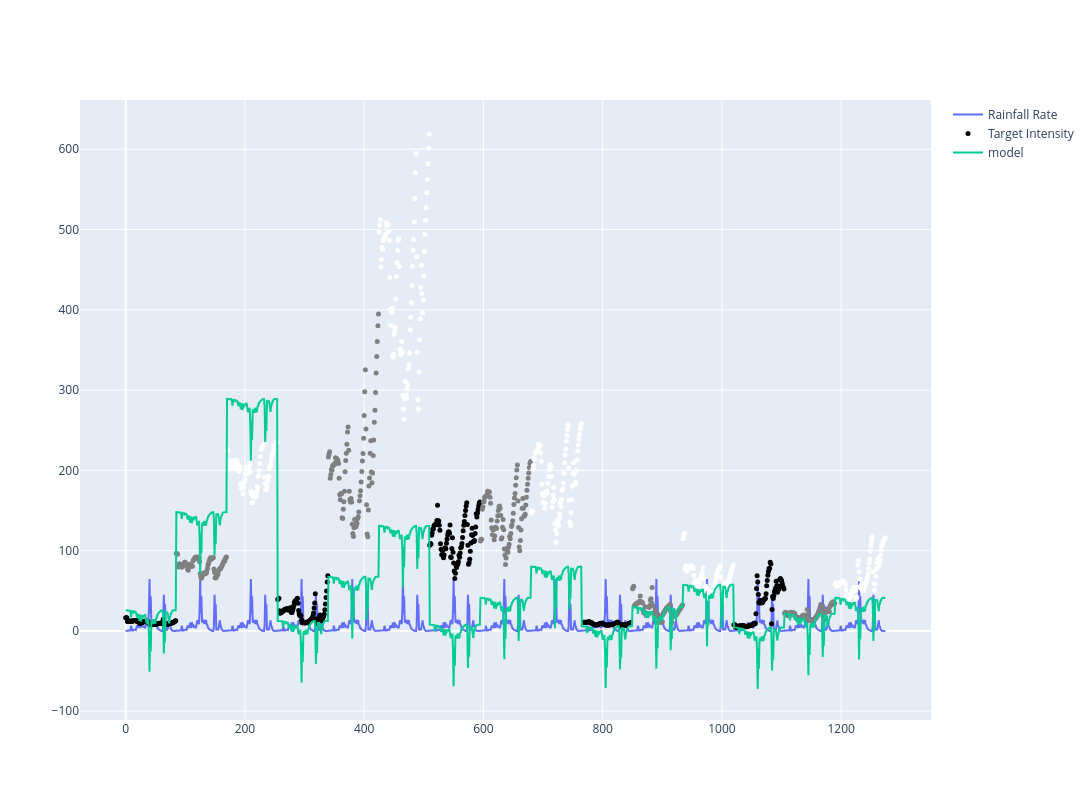

This figure's notebook cell:
### Code cell
# Test model and initial parameters


def model_func(X, a1, a2, b, c1, c2, d):
    r, color, rainrate = X
    return (a1 * np.exp(-a2 * X[r])) + (b * X[color] / X[r]) + (c1 ** X[rainrate] ** 2 + c2 * X[rainrate]) + d
    # a[0] * np.exp(-a[1] * X[r]) * b * X[color] + c * X[rainrate] # [0.34, 0.077]
    # a1 * np.exp(-a2 * X[r]) + a3 + (b1 * X[color] / (b2 * X[r])) + (c * X[rainrate])


# plot_data = regression_data[(regression_data["color"] == "white")]
plot_data = regression_data.reset_index(names="timestamp")

fig = go.Figure()
fig.add_trace(
    go.Scatter(
        x=plot_data.index,
        y=plot_data["precipitation.intensity_hour_shifted"],
        mode="lines",
        name="Rainfall Rate",
    )
)
fig.add_trace(
    go.Scatter(
        x=plot_data.index,
        y=plot_data["intensity"],
        mode="markers",
        name="Target Intensity",
        text=plot_data["target"],
        marker=dict(size=5, color=plot_data["color"]),
    )
)
fig.add_trace(
    go.Scatter(
        x=plot_data.index,
        y=model_func(
            plot_data[["range", "reflectivity", "precipitation.intensity_hour_shifted"]],
            10,
            0.1,
            2000,
            0.1,
            -1.16828429536426,
            0.61698093605314,
        ),
        mode="lines",
        name="model",
    )
)
fig.update_layout(height=800, width=1600)

### Figure 1 — Plotly figure (JSON) as saved in the notebook; plotly's stock layout.template omitted (floating-point values rounded to 4 significant figures; data arrays with more than 128 entries replaced by an {"elided": "..."} marker saying what was removed)
{"data": [{"mode": "lines", "name": "Rainfall Rate", "type": "scatter", "x": {"elided": "1275 int values"}, "y": {"elided": "1275 float values"}}, {"marker": {"color": {"elided": "1275 str values"}, "size": 5}, "mode": "markers", "name": "Target Intensity", "text": {"elided": "1275 str values"}, "type": "scatter", "x": {"elided": "1275 int values"}, "y": {"elided": "1275 float values"}}, {"mode": "lines", "name": "model", "type": "scatter", "x": {"elided": "1275 int values"}, "y": {"elided": "1275 float values"}}], "layout": {"height": 800, "width": 1600}}
